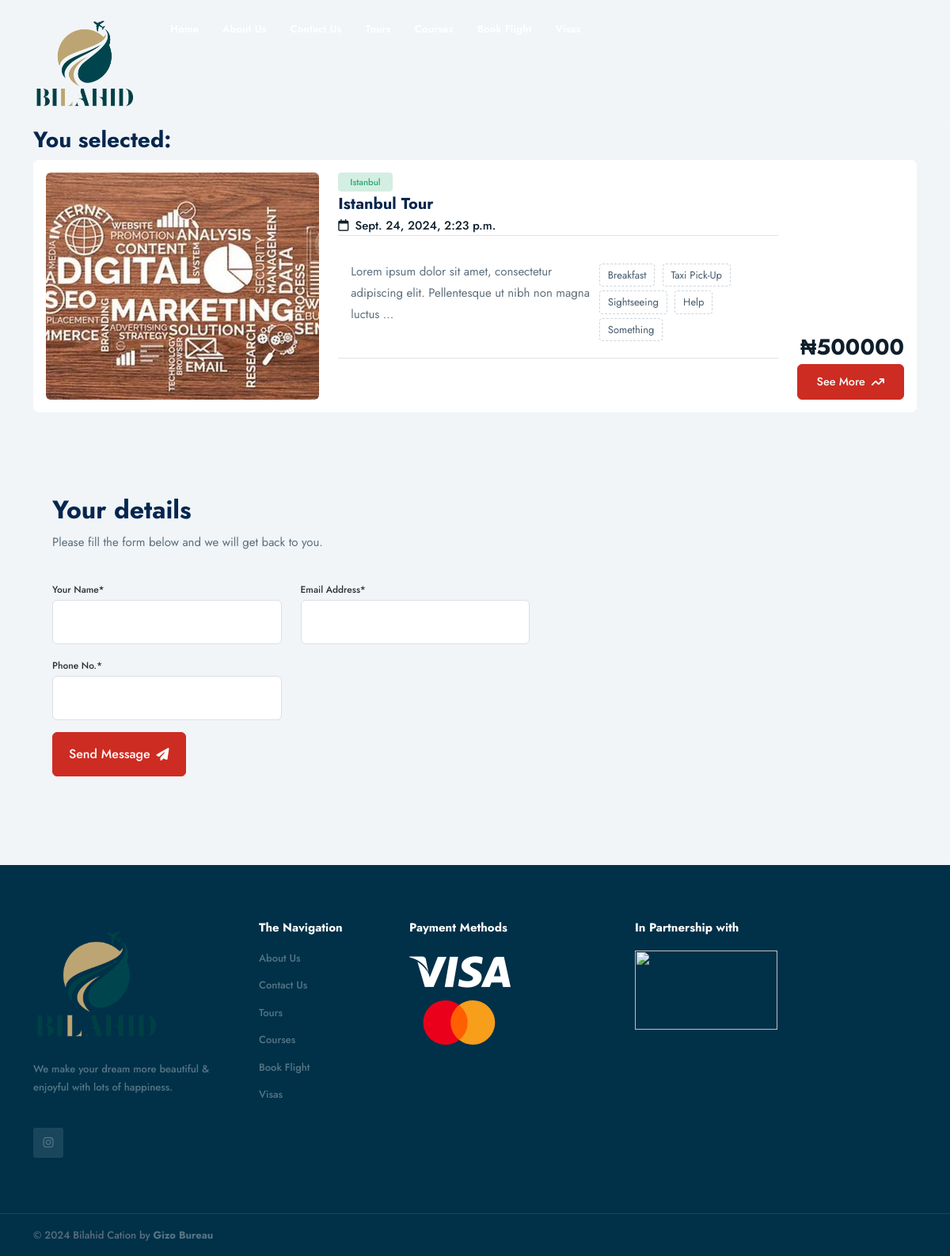
The app's page /tour-booking/istanbul-tour with its own data.
### travel/models.py (models this page shows, shortened)
class Tour(models.Model):
    slug = models.SlugField(max_length=150, blank=True, null=True)
    name = models.CharField( max_length=150)
    location = models.CharField( max_length=50)
    group = models.IntegerField()
    days = models.IntegerField()
    nights = models.IntegerField()
    price = models.IntegerField()
    discount = models.IntegerField(help_text="in %", blank=True, null=True)
    overview = models.TextField()
    date_depart = models.DateTimeField(auto_now=False, auto_now_add=False)
    date_return = models.DateTimeField(auto_now=False, auto_now_add=False)
    tour_highlight_1 = models.CharField( max_length=200)
    tour_highlight_2 = models.CharField( max_length=200)
    tour_highlight_3 = models.CharField( max_length=200)
    tour_highlight_4 = models.CharField( max_length=200)
    tour_highlight_5 = models.CharField( max_length=200)
    tour_highlight_6 = models.CharField( max_length=200)
    image_1 = ResizedImageField(size=[600, 500], quality=100, crop=['middle', 'center'], upload_to='tours')
    image_2 = ResizedImageField(size=[600, 500], quality=100, crop=['middle', 'center'], upload_to='tours', blank=True, null=True)
    image_3 = ResizedImageField(size=[600, 500], quality=100, crop=['middle', 'center'], upload_to='tours', blank=True, null=True)
    image_4 = ResizedImageField(size=[600, 500], quality=100, crop=['middle', 'center'], upload_to='tours', blank=True, null=True)
    image_5 = ResizedImageField(size=[600, 500], quality=100, crop=['middle', 'center'], upload_to='tours', blank=True, null=True)
    image_6 = ResizedImageField(size=[600, 500], quality=100, crop=['middle', 'center'], upload_to='tours', blank=True, null=True)
    inclusion_1 = models.CharField(max_length=100)
    inclusion_2 = models.CharField(max_length=100)
    inclusion_3 = models.CharField(max_length=100)
    inclusion_4 = models.CharField(max_length=100)
    inclusion_5 = models.CharField(max_length=100)
    inclusion_6 = models.CharField(max_length=100)
    exclusion_1 = models.CharField(max_length=100, blank=True, null=True)
    exclusion_2 = models.CharField(max_length=100, blank=True, null=True)
    exclusion_3 = models.CharField(max_length=100, blank=True, null=True)
    exclusion_4 = models.CharField(max_length=100, blank=True, null=True)
    exclusion_5 = models.CharField(max_length=100, blank=True, null=True)
    exclusion_6 = models.CharField(max_length=100, blank=True, null=True)

### travel/views.py (the view, shortened to what this page needs)
# urls.py: path('tour-booking/<slug>', views.tour_booking, name="tour-booking"),
def tour_booking(request, slug):
    tour = Tour.objects.get(slug=slug)
    SK = settings.SK
    API_KEYY = settings.API_KEYY
    return render(request, "tour_booking.html", {'tour': tour})

### templates/tour_booking.html (shortened to what this page needs)
{% extends "base.html" %}
{% block content %}
		<section class="gray-simple">
			<div class="container">
				<div class="row justify-content-between gy-4 gx-xl-4 gx-lg-3 gx-md-3 gx-4">
					<section>
                        <h3>You selected:</h3>
						<div class="filter-searchBar bg-white rounded-3">
								<div class="card list-layout-block rounded-3 p-3">
									<div class="row">
										<div class="col-xl-4 col-lg-3 col-md">
											<div class="cardImage__caps rounded-2 overflow-hidden h-100">
												<a href="{% url 'tour-detail' tour.slug %}"><img class="img-fluid h-100 object-fit" src=" {{tour.image_1.url}}" alt="image"></a>
											</div>
										</div>
										<div class="col-xl col-lg col-md">
											<div class="listLayout_midCaps mt-md-0 mt-3 mb-md-0 mb-3">
												<div class="d-flex align-items-center justify-content-start mb-1">
													<span class="label bg-light-success text-success">{{tour.location|title}}</span>
												</div>
												<a href="{% url 'tour-detail' tour.slug %}"><h4 class="fs-5 fw-bold mb-1">{{tour.name|title}}</h4></a>
												<div class="exlop-date"><span class="text-dark fw-medium"><i
														class="fa-regular fa-calendar me-2"></i>{{tour.date_depart}}</span></div>
											</div>
												<div
											class="single-card d-flex align-items-center justify-content-between px-3 py-3 border-top border-bottom">
												<p>{{tour.overview|truncatewords:14}}</p>
												<div class="detail ellipsis-container mt-3">
													<span class="ellipsis">{{tour.inclusion_1|title}}</span>
													<span class="ellipsis">{{tour.inclusion_2|title}}</span>
													<span class="ellipsis">{{tour.inclusion_3|title}}</span>
													<span class="ellipsis">{{tour.inclusion_4|title}}</span>
													<span class="ellipsis">{{tour.inclusion_5|title}}</span>
												</div>
											</div>
										</div>
										<div
											class="col-xl-auto col-lg-auto col-md-auto text-right text-md-left d-flex align-items-start align-items-md-end flex-column">
											<div class="position-relative mt-auto full-width">
												{% if tour.discount %}
												<div class="d-flex align-items-center justify-content-start justify-content-md-end mb-1">
													<span class="label bg-light-danger text-danger">{{tour.discount}}% Off</span>
												</div>
												<div class="d-flex align-items-center justify-content-start justify-content-md-end">
													<div class="text-muted-2 fw-medium text-decoration-line-through me-2">₦{{tour.price}}</div>
													<div class="text-dark fw-bold fs-3">₦{{tour.discounted_price}}</div>
												</div>
												{% else %}
												<div class="d-flex align-items-center justify-content-start justify-content-md-end">
													<div class="text-dark fw-bold fs-3">₦{{tour.price}}</div>
												</div>
												{% endif %}
												<div class="d-flex align-items-start align-items-md-end text-start text-md-end flex-column">
													<a href="{% url 'tour-detail' tour.slug %}" class="btn btn-md btn-primary full-width fw-medium px-lg-4">See More<i
															class="fa-solid fa-arrow-trend-up ms-2"></i></a>
												</div>
											</div>
										</div>
									</div>
								</div>
							</div>
							</div>
							<div class="col-xl-7 col-lg-7 col-md-12">
                                <div class="contactForm gray-simple p-4 rounded-3">
                                    <form method="post">
                                        <div class="row align-items-center">
                                            <div class="col-xl-12 col-lg-12 col-md-12">
                                                <div class="touch-block d-flex flex-column mb-4">
                                                    <h2>Your details</h2>
                                                    <p>Please fill the form below and we will get back to you. </p>
                                                </div>
                                            </div>
                                            <div class="col-xl-6 col-lg-6 col-md-6">
                                                <div class="form-group">
                                                    <label class="form-label">Your Name*</label>
                                                    <input required="True" type="text" name="name" class="form-control">
                                                </div>
                                            </div>
                                            <div class="col-xl-6 col-lg-6 col-md-6">
                                                <div class="form-group">
                                                    <label class="form-label">Email Address*</label>
                                                    <input required="True" type="email" name="email" class="form-control">
                                                </div>
                                            </div>
                                            <div class="col-xl-6 col-lg-6 col-md-6">
                                                <div class="form-group">
                                                    <label class="form-label">Phone No.*</label>
                                                    <input required="True" type="text" name="phone" class="form-control">
                                                </div>
                                            </div>
                                            <div class="col-xl-12 col-lg-12 col-md-12">
                                                <div class="form-group mb-0">
                                                    <button type="submit" class="btn fw-medium btn-primary">Send Message<i
                                                            class="fa-solid fa-paper-plane ms-2"></i></button>
                                                </div>
                                            </div>
                                        </div>
                                    </form>
                                </div>
                            </div>
							</div>
		</section>
{% endblock content %}

### records on screen
Tour: image_1 (picture), location "Istanbul", name "Istanbul Tour", date_depart "Sept. 24, 2024, 2:23 p.m.", overview "Lorem ipsum dolor sit amet, consectetur adipiscing elit. Pellentesque ut nibh non magna luctus …", inclusion_1 "Breakfast", inclusion_2 "Taxi Pick-Up", inclusion_3 "Sightseeing", inclusion_4 "Help", inclusion_5 "Something", price "500000"
